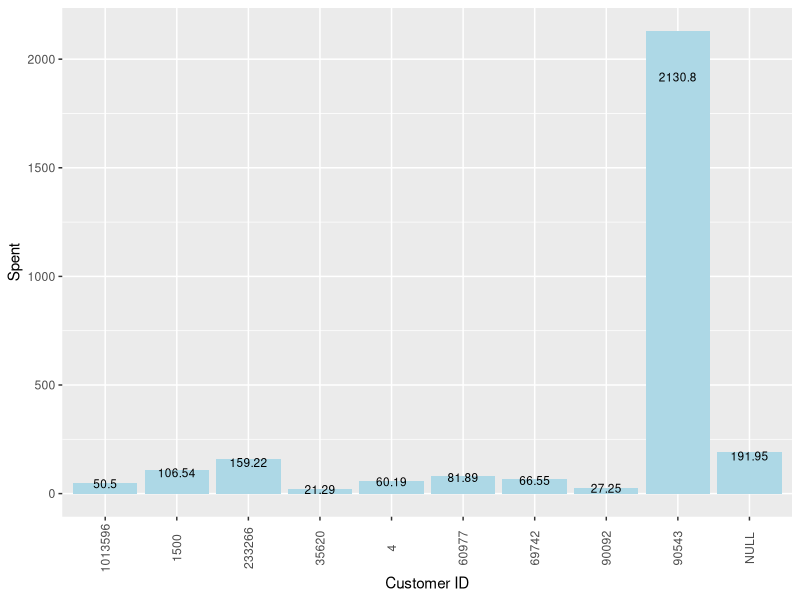
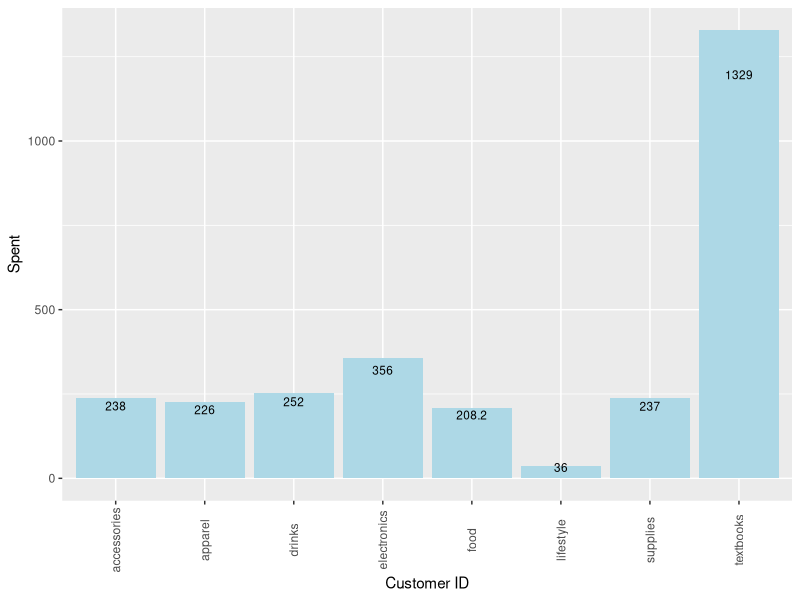

The R source for these figures, in order:
## ---- chunk 1
suppressMessages(library("tidyverse"))
suppressMessages(library("tidyr"))
suppressMessages(library("dplyr"))
suppressMessages(library("readr"))
suppressMessages(library("stringr"))
## ---- chunk 2
u_reg <- read_csv("register.csv")
u_sales <- read_csv("sales.csv")
## ---- chunk 3
colnames(u_reg)[colnames(u_reg) == "is the customer a student/faculty/staff (0) or unaffiliated (1)"] <- "aff"
colnames(u_reg)[colnames(u_reg) == "customer id"] <- "c_id"
colnames(u_reg)[colnames(u_reg) == "contact preference"] <- "con_pref"
colnames(u_reg)[colnames(u_reg) == "preferred customer discount"] <- "discount"
## ---- chunk 4
colnames(u_sales)[colnames(u_sales) == "category of inventory goods"] <- "inv_cat"
## ---- chunk 5
long_sales <- u_sales %>% gather(date, amount, 2:23)
## ---- chunk 6
long_sales$inv_cat[long_sales$inv_cat == "health, beauty, and fitness"] <- "lifestyle"
## ---- chunk 7
aff_cust <- distinct(tibble(cust_id = u_reg$c_id, contact_pref = u_reg$con_pref, news_get = u_reg$newsletter))
## ---- chunk 8
purchase <- tibble(purchase = u_reg$purchase, item = u_reg$item, charge = u_reg$charge, cost = u_reg$price, cust_id = u_reg$c_id, aff = u_reg$aff)
## ---- chunk 9
library("ggplot2")
## ---- chunk 10
cus_tots <- aggregate(purchase$cost, by=list(cust_id = purchase$cust_id), FUN=sum)
colnames(cus_tots)[colnames(cus_tots) == "x"] <- "total"
cus_tots$cust_id[cus_tots$cust_id == "--"] <- "NULL"
## ---- chunk 11
ggplot(cus_tots, aes(cus_tots$cust_id, cus_tots$total, label=cus_tots$total)) + geom_bar(stat = "identity", fill = "lightblue") + scale_x_discrete("Customer ID") + scale_y_continuous("Spent") + theme(axis.text.x = element_text(angle = 90, vjust = 0.5)) + geom_text(size = 3, position = position_stack(vjust = .9))
## ---- chunk 12
cat_tots <- aggregate(long_sales$amount, by=list(category = long_sales$inv_cat), FUN=sum)
## ---- chunk 13
colnames(cat_tots)[colnames(cat_tots) == "x"] <- "total"
## ---- chunk 14
ggplot(cat_tots, aes(cat_tots$category, cat_tots$total, label=cat_tots$total)) + geom_bar(stat = "identity", fill = "lightblue") + scale_x_discrete("Customer ID") + scale_y_continuous("Spent") + theme(axis.text.x = element_text(angle = 90, vjust = 0.5)) + geom_text(size = 3, position = position_stack(vjust = 0.9))
